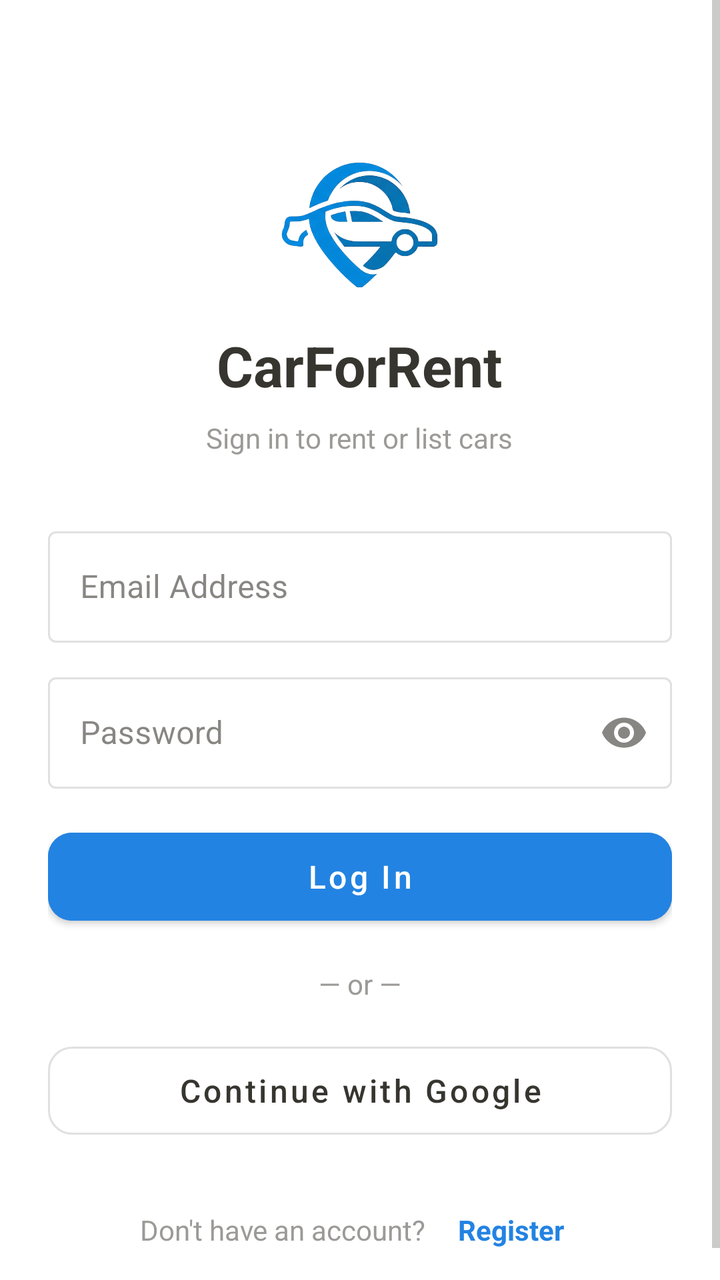
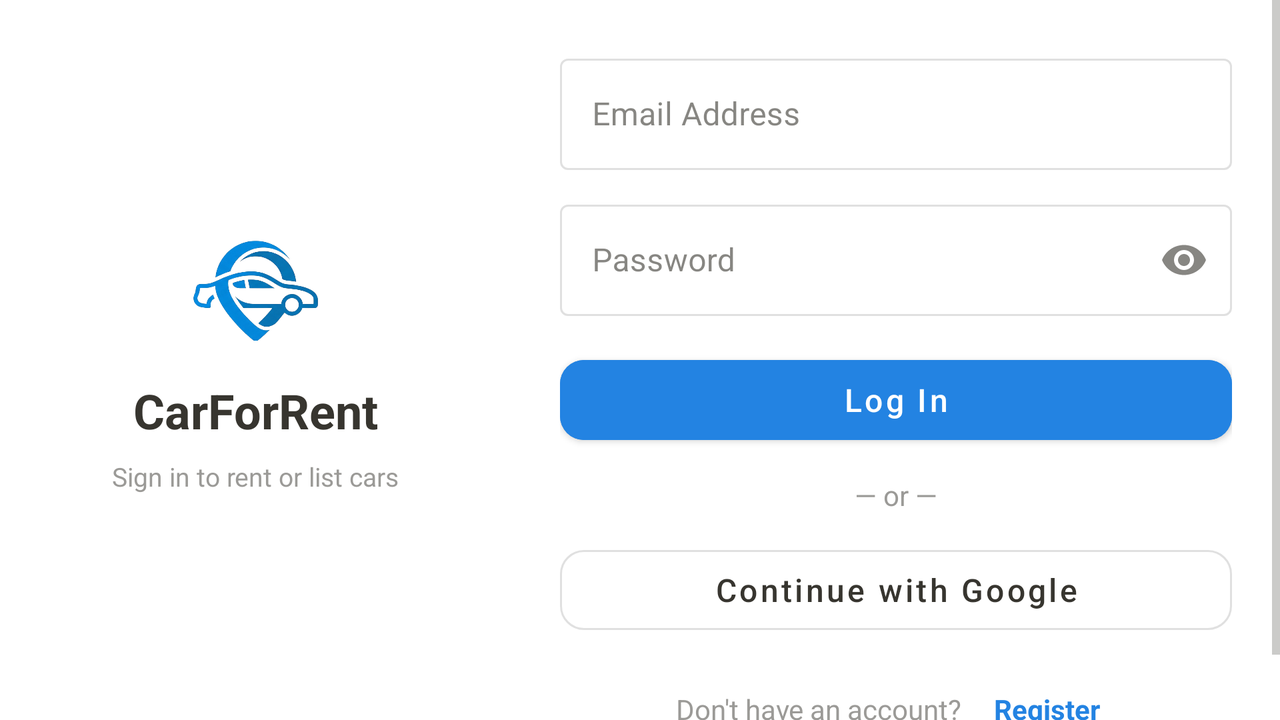

First picture: res/layout/ on a phone held upright. Second picture: the repository's own variant of that layout, on a device whose configuration matches the variant's folder. Source for both follows.
<!-- AndroidManifest.xml: activity theme Theme.CarRental -->
<!-- res/layout/activity_login.xml -->
<?xml version="1.0" encoding="utf-8"?>
<FrameLayout
    xmlns:android="http://schemas.android.com/apk/res/android"
    xmlns:app="http://schemas.android.com/apk/res-auto"
    android:layout_width="match_parent"
    android:layout_height="match_parent"
    android:background="?android:colorBackground">

    <ScrollView
        android:layout_width="match_parent"
        android:layout_height="match_parent"
        android:fillViewport="true">

        <LinearLayout
            android:layout_width="match_parent"
            android:layout_height="wrap_content"
            android:orientation="vertical"
            android:gravity="center_horizontal"
            android:padding="@dimen/spacing_xl">

            <ImageView
                android:layout_width="80dp"
                android:layout_height="80dp"
                android:src="@drawable/logo"
                android:layout_marginTop="48dp"
                android:contentDescription="@string/app_name" />

            <TextView
                android:layout_width="wrap_content"
                android:layout_height="wrap_content"
                android:text="@string/app_name"
                android:textSize="28sp"
                android:textStyle="bold"
                android:textColor="?colorOnSurface"
                android:layout_marginTop="@dimen/spacing_md" />

            <TextView
                android:layout_width="wrap_content"
                android:layout_height="wrap_content"
                android:text="@string/login_subtitle"
                android:textColor="@color/text_secondary"
                android:textSize="14sp"
                android:layout_marginTop="@dimen/spacing_sm"
                android:layout_marginBottom="32dp" />

            <com.google.android.material.textfield.TextInputLayout
                android:id="@+id/til_email"
                android:layout_width="match_parent"
                android:layout_height="wrap_content"
                android:layout_marginBottom="@dimen/spacing_md"
                style="@style/Widget.CarRental.TextInputLayout">

                <com.google.android.material.textfield.TextInputEditText
                    android:id="@+id/et_email"
                    android:layout_width="match_parent"
                    android:layout_height="wrap_content"
                    android:hint="@string/email_hint"
                    android:inputType="textEmailAddress" />
            </com.google.android.material.textfield.TextInputLayout>

            <com.google.android.material.textfield.TextInputLayout
                android:id="@+id/til_password"
                android:layout_width="match_parent"
                android:layout_height="wrap_content"
                android:layout_marginBottom="@dimen/spacing_lg"
                app:endIconMode="password_toggle"
                style="@style/Widget.CarRental.TextInputLayout">

                <com.google.android.material.textfield.TextInputEditText
                    android:id="@+id/et_password"
                    android:layout_width="match_parent"
                    android:layout_height="wrap_content"
                    android:hint="@string/password_hint"
                    android:inputType="textPassword" />
            </com.google.android.material.textfield.TextInputLayout>

            <com.google.android.material.button.MaterialButton
                android:id="@+id/btn_login"
                android:layout_width="match_parent"
                android:layout_height="56dp"
                android:text="@string/login"
                android:textAllCaps="false"
                android:textSize="16sp"
                android:textColor="@color/white"
                android:backgroundTint="@color/accent"
                app:cornerRadius="@dimen/card_corner_radius" />

            <TextView
                android:layout_width="wrap_content"
                android:layout_height="wrap_content"
                android:text="@string/or_divider"
                android:textColor="@color/text_secondary"
                android:textSize="14sp"
                android:layout_marginTop="@dimen/spacing_lg"
                android:layout_marginBottom="@dimen/spacing_lg" />

            <com.google.android.material.button.MaterialButton
                android:id="@+id/btn_google"
                android:layout_width="match_parent"
                android:layout_height="56dp"
                android:text="@string/login_google"
                android:textAllCaps="false"
                android:textSize="16sp"
                style="@style/Widget.MaterialComponents.Button.OutlinedButton"
                app:strokeColor="@color/divider"
                android:textColor="?colorOnSurface"
                app:cornerRadius="@dimen/card_corner_radius" />

            <LinearLayout
                android:layout_width="wrap_content"
                android:layout_height="wrap_content"
                android:orientation="horizontal"
                android:gravity="center_vertical"
                android:layout_marginTop="@dimen/spacing_xl">

                <TextView
                    android:layout_width="wrap_content"
                    android:layout_height="wrap_content"
                    android:text="@string/no_account"
                    android:textColor="@color/text_secondary"
                    android:textSize="14sp" />

                <TextView
                    android:id="@+id/tv_register"
                    android:layout_width="wrap_content"
                    android:layout_height="wrap_content"
                    android:text="@string/register"
                    android:textColor="@color/accent"
                    android:textSize="14sp"
                    android:textStyle="bold"
                    android:layout_marginStart="@dimen/spacing_sm"
                    android:padding="@dimen/spacing_sm" />
            </LinearLayout>

        </LinearLayout>
    </ScrollView>

    <ImageButton
        android:id="@+id/btn_settings"
        android:layout_width="48dp"
        android:layout_height="48dp"
        android:layout_gravity="top|end"
        android:layout_margin="@dimen/spacing_sm"
        android:src="@drawable/ic_settings"
        android:background="?selectableItemBackgroundBorderless"
        android:contentDescription="@string/settings_title"
        android:tint="?colorOnSurface" />

    <FrameLayout
        android:id="@+id/layout_loading"
        android:layout_width="match_parent"
        android:layout_height="match_parent"
        android:background="#80000000"
        android:elevation="10dp"
        android:clickable="true"
        android:focusable="true"
        android:visibility="gone">

        <com.google.android.material.progressindicator.CircularProgressIndicator
            android:layout_width="wrap_content"
            android:layout_height="wrap_content"
            android:layout_gravity="center"
            android:indeterminate="true"
            app:indicatorColor="@color/accent" />
    </FrameLayout>

</FrameLayout>
<!-- resources referenced by this layout -->
<resources>
  <color name="accent">#2383E2</color>
  <color name="divider">#E0E0E0</color>
  <color name="text_secondary">#9B9A97</color>
  <color name="white">#FFFFFF</color>
  <dimen name="card_corner_radius">12dp</dimen>
  <dimen name="spacing_lg">16dp</dimen>
  <dimen name="spacing_md">12dp</dimen>
  <dimen name="spacing_sm">8dp</dimen>
  <dimen name="spacing_xl">24dp</dimen>
  <string name="app_name">CarForRent</string>
  <string name="email_hint">Email Address</string>
  <string name="login">Log In</string>
  <string name="login_google">Continue with Google</string>
  <string name="login_subtitle">Sign in to rent or list cars</string>
  <string name="no_account">Don\'t have an account?</string>
  <string name="or_divider">— or —</string>
  <string name="password_hint">Password</string>
  <string name="register">Register</string>
  <string name="settings_title">Settings</string>
  <style name="Widget.CarRental.TextInputLayout" parent="Widget.MaterialComponents.TextInputLayout.OutlinedBox">
          <item name="boxStrokeColor">@color/text_input_stroke</item>
          <item name="hintTextColor">@color/text_input_hint</item>
      </style>
  <color name="primary">#FFFFFF</color>
  <color name="primary_dark">#E9E9E7</color>
  <color name="text_on_primary">#37352F</color>
  <color name="background">#FFFFFF</color>
  <color name="surface">#F7F6F3</color>
  <color name="text_primary">#37352F</color>
  <style name="Theme.CarRental.BottomSheetDialog" parent="Theme.MaterialComponents.Light.BottomSheetDialog">
          <item name="bottomSheetStyle">@style/Widget.CarRental.BottomSheet</item>
      </style>
  <style name="Theme.CarRental.AlertDialog" parent="ThemeOverlay.MaterialComponents.MaterialAlertDialog">
          <item name="colorSurface">@color/background</item>
          <item name="colorOnSurface">@color/text_primary</item>
          <item name="buttonBarPositiveButtonStyle">@style/Widget.CarRental.AlertDialog.Button</item>
          <item name="buttonBarNegativeButtonStyle">@style/Widget.CarRental.AlertDialog.Button</item>
      </style>
  <style name="Widget.CarRental.BottomSheet" parent="Widget.MaterialComponents.BottomSheet.Modal">
          <item name="backgroundTint">?attr/colorSurface</item>
          <item name="shapeAppearanceOverlay">@style/ShapeAppearance.CarRental.BottomSheet</item>
      </style>
  <style name="Widget.CarRental.AlertDialog.Button" parent="Widget.MaterialComponents.Button.TextButton.Dialog">
          <item name="android:textColor">@color/accent</item>
      </style>
  <style name="ShapeAppearance.CarRental.BottomSheet" parent="">
          <item name="cornerFamily">rounded</item>
          <item name="cornerSizeTopRight">16dp</item>
          <item name="cornerSizeTopLeft">16dp</item>
          <item name="cornerSizeBottomRight">0dp</item>
          <item name="cornerSizeBottomLeft">0dp</item>
      </style>
  <!-- some entries are left out for length -->
</resources>
<!-- res/layout-land/activity_login.xml (the repository's variant of the layout above) -->
<!-- drawn on the phone turned sideways -->
<?xml version="1.0" encoding="utf-8"?>
<FrameLayout
    xmlns:android="http://schemas.android.com/apk/res/android"
    xmlns:app="http://schemas.android.com/apk/res-auto"
    android:layout_width="match_parent"
    android:layout_height="match_parent"
    android:background="?android:colorBackground">

    <LinearLayout
        android:layout_width="match_parent"
        android:layout_height="match_parent"
        android:orientation="horizontal">

        
        <LinearLayout
            android:layout_width="0dp"
            android:layout_height="match_parent"
            android:layout_weight="1"
            android:orientation="vertical"
            android:gravity="center"
            android:padding="@dimen/spacing_xl">

            <ImageView
                android:layout_width="64dp"
                android:layout_height="64dp"
                android:src="@drawable/logo"
                android:contentDescription="@string/app_name" />

            <TextView
                android:layout_width="wrap_content"
                android:layout_height="wrap_content"
                android:text="@string/app_name"
                android:textSize="24sp"
                android:textStyle="bold"
                android:textColor="?colorOnSurface"
                android:layout_marginTop="@dimen/spacing_md" />

            <TextView
                android:layout_width="wrap_content"
                android:layout_height="wrap_content"
                android:text="@string/login_subtitle"
                android:textColor="@color/text_secondary"
                android:textSize="13sp"
                android:gravity="center"
                android:layout_marginTop="@dimen/spacing_sm" />
        </LinearLayout>

        
        <ScrollView
            android:layout_width="0dp"
            android:layout_height="match_parent"
            android:layout_weight="1.5"
            android:fillViewport="true">

            <LinearLayout
                android:layout_width="match_parent"
                android:layout_height="wrap_content"
                android:orientation="vertical"
                android:gravity="center_horizontal"
                android:paddingTop="@dimen/spacing_xl"
                android:paddingBottom="@dimen/spacing_xl"
                android:paddingStart="@dimen/spacing_xl"
                android:paddingEnd="@dimen/spacing_xl">

                <com.google.android.material.textfield.TextInputLayout
                    android:id="@+id/til_email"
                    android:layout_width="match_parent"
                    android:layout_height="wrap_content"
                    android:layout_marginBottom="@dimen/spacing_md"
                    style="@style/Widget.CarRental.TextInputLayout">

                    <com.google.android.material.textfield.TextInputEditText
                        android:id="@+id/et_email"
                        android:layout_width="match_parent"
                        android:layout_height="wrap_content"
                        android:hint="@string/email_hint"
                        android:inputType="textEmailAddress" />
                </com.google.android.material.textfield.TextInputLayout>

                <com.google.android.material.textfield.TextInputLayout
                    android:id="@+id/til_password"
                    android:layout_width="match_parent"
                    android:layout_height="wrap_content"
                    android:layout_marginBottom="@dimen/spacing_lg"
                    app:endIconMode="password_toggle"
                    style="@style/Widget.CarRental.TextInputLayout">

                    <com.google.android.material.textfield.TextInputEditText
                        android:id="@+id/et_password"
                        android:layout_width="match_parent"
                        android:layout_height="wrap_content"
                        android:hint="@string/password_hint"
                        android:inputType="textPassword" />
                </com.google.android.material.textfield.TextInputLayout>

                <com.google.android.material.button.MaterialButton
                    android:id="@+id/btn_login"
                    android:layout_width="match_parent"
                    android:layout_height="52dp"
                    android:text="@string/login"
                    android:textAllCaps="false"
                    android:textSize="16sp"
                    android:textColor="@color/white"
                    android:backgroundTint="@color/accent"
                    app:cornerRadius="@dimen/card_corner_radius" />

                <TextView
                    android:layout_width="wrap_content"
                    android:layout_height="wrap_content"
                    android:text="@string/or_divider"
                    android:textColor="@color/text_secondary"
                    android:textSize="14sp"
                    android:layout_marginTop="@dimen/spacing_md"
                    android:layout_marginBottom="@dimen/spacing_md" />

                <com.google.android.material.button.MaterialButton
                    android:id="@+id/btn_google"
                    android:layout_width="match_parent"
                    android:layout_height="52dp"
                    android:text="@string/login_google"
                    android:textAllCaps="false"
                    android:textSize="16sp"
                    style="@style/Widget.MaterialComponents.Button.OutlinedButton"
                    app:strokeColor="@color/divider"
                    android:textColor="?colorOnSurface"
                    app:cornerRadius="@dimen/card_corner_radius" />

                <LinearLayout
                    android:layout_width="wrap_content"
                    android:layout_height="wrap_content"
                    android:orientation="horizontal"
                    android:gravity="center_vertical"
                    android:layout_marginTop="@dimen/spacing_lg">

                    <TextView
                        android:layout_width="wrap_content"
                        android:layout_height="wrap_content"
                        android:text="@string/no_account"
                        android:textColor="@color/text_secondary"
                        android:textSize="14sp" />

                    <TextView
                        android:id="@+id/tv_register"
                        android:layout_width="wrap_content"
                        android:layout_height="wrap_content"
                        android:text="@string/register"
                        android:textColor="@color/accent"
                        android:textSize="14sp"
                        android:textStyle="bold"
                        android:layout_marginStart="@dimen/spacing_sm"
                        android:padding="@dimen/spacing_sm" />
                </LinearLayout>

                <ProgressBar
                    android:id="@+id/progress_bar"
                    android:layout_width="wrap_content"
                    android:layout_height="wrap_content"
                    android:layout_marginTop="@dimen/spacing_md"
                    android:visibility="gone" />

            </LinearLayout>
        </ScrollView>
    </LinearLayout>

    <ImageButton
        android:id="@+id/btn_settings"
        android:layout_width="48dp"
        android:layout_height="48dp"
        android:layout_gravity="top|end"
        android:layout_margin="@dimen/spacing_sm"
        android:src="@drawable/ic_settings"
        android:background="?selectableItemBackgroundBorderless"
        android:contentDescription="@string/settings_title"
        android:tint="?colorOnSurface" />

</FrameLayout>
